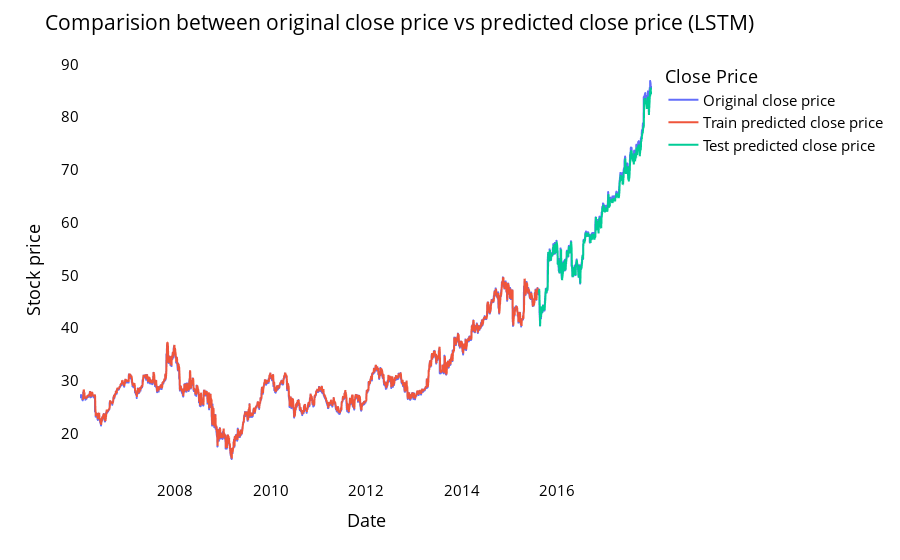

Notebook source saved alongside this figure:
### Code cell
#Predictions

#Plotting Predictions vs Actual values
from itertools import cycle
import plotly.express as px
#Making Predictions
x_train, y_train = train_loader.dataset.tensors
x_test, y_test = test_loader.dataset.tensors

x_train = x_train.to(device)
x_test = x_test.to(device)
y_train = y_train.to(device)
y_test = y_test.to(device)

with torch.no_grad():
    y_train_pred = model(x_train)
    y_test_pred = model(x_test)
    print(y_train_pred.size(), y_test_pred.size())

#Ensure the data is on the cpu to use numpy
y_train_pred = torch.Tensor.cpu(y_train_pred).detach().numpy()
y_test_pred = torch.Tensor.cpu(y_test_pred).detach().numpy()

#Inverse Transform
y_train_pred = scaler.inverse_transform(y_train_pred) 
y_test_pred = scaler.inverse_transform(y_test_pred) 

df['Close'] = scaler.inverse_transform(df[['Close']])

# shift train predictions for plotting
trainPredictPlot = np.empty((len(df), 1))
trainPredictPlot[:, :] = np.nan
trainPredictPlot[lookback:len(y_train_pred)+lookback, :] = y_train_pred[:len(y_train_pred)]

# shift test predictions for plotting
testPredictPlot = np.empty((len(df), 1))
testPredictPlot[:, :] = np.nan
testPredictPlot[len(y_train_pred)+(lookback):len(df), :] = y_test_pred[:len(y_test_pred)]

print("Train predicted data: ", y_train_pred.shape)
print("Test predicted data: ", y_test_pred.shape)

names = cycle(['Original close price','Train predicted close price','Test predicted close price'])


plotdf = pd.DataFrame({'date': df.index,
                       'original_close': df['Close'],
                      'train_predicted_close': trainPredictPlot.reshape(1,-1)[0].tolist(),
                      'test_predicted_close': testPredictPlot.reshape(1,-1)[0].tolist()})

fig = px.line(plotdf,x=plotdf['date'], y=[plotdf['original_close'],plotdf['train_predicted_close'],
                                          plotdf['test_predicted_close']],
              labels={'value':'Stock price','date': 'Date'})
fig.update_layout(title_text='Comparision between original close price vs predicted close price (LSTM)',
                  plot_bgcolor='white', font_size=15, font_color='black', legend_title_text='Close Price')
fig.for_each_trace(lambda t:  t.update(name = next(names)))

fig.update_xaxes(showgrid=False)
fig.update_yaxes(showgrid=False)
fig.show()

### Figure 1 — Plotly figure (JSON) as saved in the notebook; plotly's stock layout.template omitted (floating-point values rounded to 4 significant figures; data arrays with more than 128 entries replaced by an {"elided": "..."} marker saying what was removed)
{"data": [{"hovertemplate": "variable=original_close<br>Date=%{x}<br>Stock price=%{y}<extra></extra>", "legendgroup": "original_close", "line": {"color": "#636efa", "dash": "solid"}, "marker": {"symbol": "circle"}, "mode": "lines", "name": "Original close price", "showlegend": true, "type": "scattergl", "x": {"elided": "3019 str values"}, "xaxis": "x", "y": {"elided": "3019 float values"}, "yaxis": "y"}, {"hovertemplate": "variable=train_predicted_close<br>Date=%{x}<br>Stock price=%{y}<extra></extra>", "legendgroup": "train_predicted_close", "line": {"color": "#EF553B", "dash": "solid"}, "marker": {"symbol": "circle"}, "mode": "lines", "name": "Train predicted close price", "showlegend": true, "type": "scattergl", "x": {"elided": "3019 str values"}, "xaxis": "x", "y": {"elided": "3019 float values"}, "yaxis": "y"}, {"hovertemplate": "variable=test_predicted_close<br>Date=%{x}<br>Stock price=%{y}<extra></extra>", "legendgroup": "test_predicted_close", "line": {"color": "#00cc96", "dash": "solid"}, "marker": {"symbol": "circle"}, "mode": "lines", "name": "Test predicted close price", "showlegend": true, "type": "scattergl", "x": {"elided": "3019 str values"}, "xaxis": "x", "y": {"elided": "3019 float values"}, "yaxis": "y"}], "layout": {"font": {"color": "black", "size": 15}, "legend": {"title": {"text": "Close Price"}, "tracegroupgap": 0}, "margin": {"t": 60}, "plot_bgcolor": "white", "title": {"text": "Comparision between original close price vs predicted close price (LSTM)"}, "xaxis": {"anchor": "y", "domain": [0, 1], "showgrid": false, "title": {"text": "Date"}}, "yaxis": {"anchor": "x", "domain": [0, 1], "showgrid": false, "title": {"text": "Stock price"}}}}
